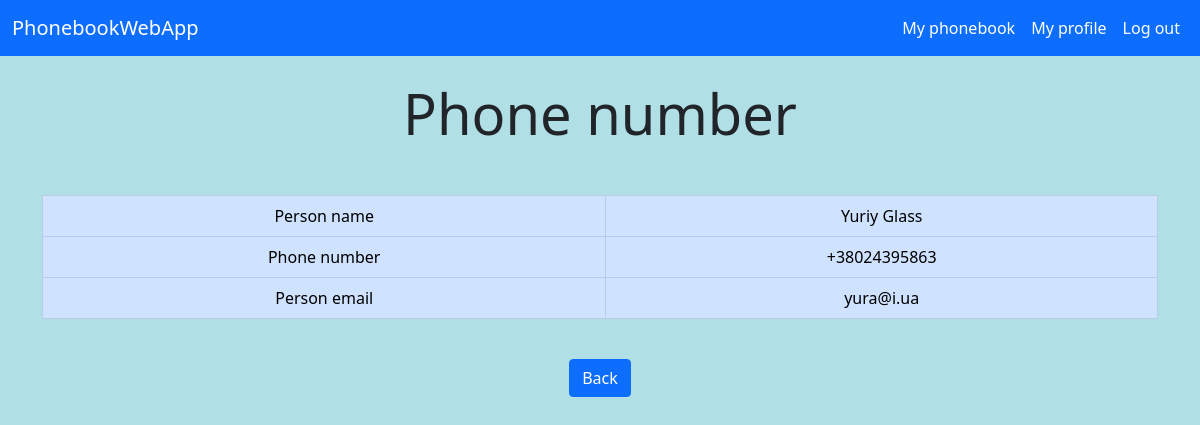
The page /myphonebook/1/ (signed in) on the database its author committed.
### my_phonebook/models.py (models this page shows, shortened)
class Phonebook(models.Model):
	owner = models.ForeignKey(ExtendedUser,
							   on_delete=models.CASCADE)
	phone_regex = RegexValidator(regex=r'^\+?1?\d{9,15}$', message="Phone number must be entered in the format: '+999999999'. Up to 13 digits allowed.")
	phone_number = models.CharField(validators=[phone_regex], max_length=17, blank=True)
	person_name = models.CharField(max_length=70)
	person_email = models.EmailField(max_length=70, blank=True, null=True)

### my_phonebook/views.py (the view)
# urls.py: path('<int:pk>/', views.PhonenumberDetailView.as_view(), name='phonenumber_detail'),
class PhonenumberDetailView(LoginRequiredMixin, UserPassesTestMixin, DeleteView):
	model = Phonebook
	template_name = "my_phonebook/phonenumber_detail.html"
	def test_func(self):
		obj = self.get_object()
		return obj.owner == self.request.user

### my_phonebook/templates/my_phonebook/phonenumber_detail.html (shortened to what this page needs)
{% extends 'base.html' %}
{% block content %}
	<div class="container mt-4">
		<figure class="text-center">
			<h4 class="display-4">Phone number</h4>
		</figure>
	</div>
	<div class="container mt-5">
    	<div class="row">
        	<div class="d-flex justify-content-center text-center">
				<table class="table table-bordered table-primary">
				  <tbody>
				  	<tr>
				      <td>Person name</td>
				      <td>{{ phonebook.person_name }}</td>
				    </tr>
				    <tr>
				      <td>Phone number</td>
				      <td>{{ phonebook.phone_number }}</td>
				    </tr>
				    <tr>
				      <td>Person email</td>
				      <td>{{ phonebook.person_email }}</td>
				    </tr>
				  </tbody>
				</table>
			</div>
		</div>
		<div class="container mt-4">
			<figure class="text-center">
				<a href="{% url 'myphonebook' %}" class="btn btn-primary" role="button"> Back</a>
			</figure>
		</div>
	</div>
{% endblock content %}

### rows shown on the page
Phonebook: person_name "Yuriy Glass", phone_number "+38024395863", person_email "yura@i.ua"
